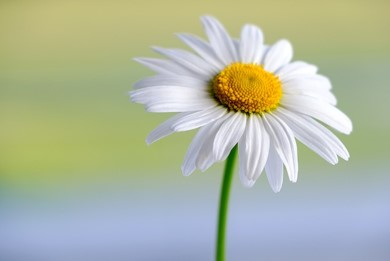
#> input picture ripple.jpg, 390 x 261 px
$ python ripple.py
#> lines starting #> are read from the running program, lines starting #| are printed output that depends on the picture
import cv2
import matplotlib.pyplot as plt
import numpy as np
import math

def ripple(img,ax,ay,tx,ty):
    out=np.zeros((img.shape),dtype=np.uint8)
    for i in range(out.shape[1]):
        for j in range(out.shape[0]):
            x=i+ax*np.sin((2*np.pi*j)/tx)
            y=j+ay*np.sin((2*np.pi*i)/ty)

            jj=int(np.floor(x))
            kk=int(np.floor(y))
            a=x-jj
            b=y-kk
            if(jj<img.shape[1]-1 and kk<img.shape[0]-1):
                arr=[[img[kk][jj],img[kk][jj+1]],
                     [img[kk+1][jj],img[kk+1][jj+1]]]
                temp2=[[1-b,b]]
                temp1=[[1-a],
                       [a]]
                ans=np.matmul(arr,temp1)
                ans=np.matmul(temp2,ans)
                ans=ans[0][0]
            else:
                ans=0

            out[j][i]=ans

    print(out)
    return out


img=cv2.imread("ripple.jpg")
#> img is the input picture: shape (261, 390, 3); mean B, G, R 161.4, 183.7, 175.6

b,g,r=cv2.split(img)
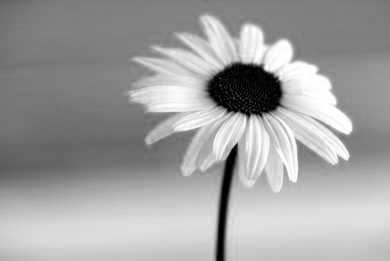
#> b: shape (261, 390); min 0, max 255, mean 161.4
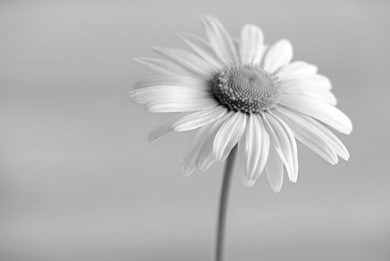
#> g: shape (261, 390); min 0, max 255, mean 183.7
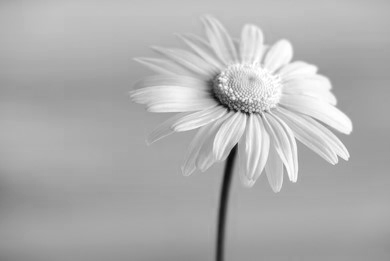
#> r: shape (261, 390); min 6, max 255, mean 175.6

out_b=ripple(b,10,15,50,70)
#> after the loop in ripple, `for i in range(out.shape[1]):`:
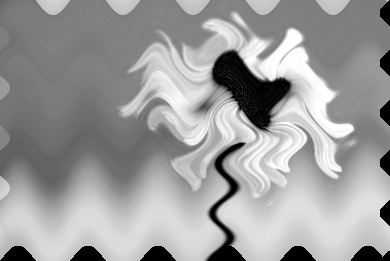
#> out: shape (261, 390); min 0, max 255, mean 157
#> (printed output is left out)

out_g=ripple(g,10,15,50,70)
#> call 2 of ripple, with ax = 10, ay = 15, tx = 50, ty = 70
#> after the loop in ripple (call 2), `for i in range(out.shape[1]):`:
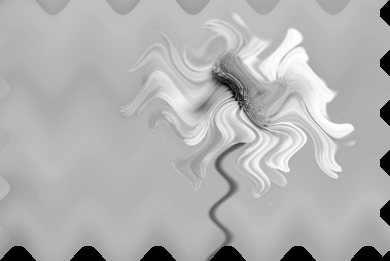
#> out: shape (261, 390); min 0, max 255, mean 177.9
#> (printed output is left out)

out_r=ripple(r,10,15,50,70)
#> call 3 of ripple, with ax = 10, ay = 15, tx = 50, ty = 70
#> after the loop in ripple (call 3), `for i in range(out.shape[1]):`:
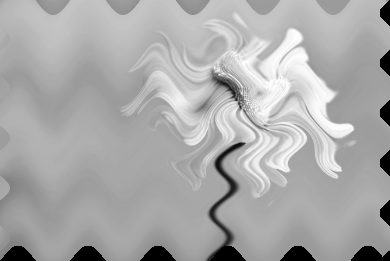
#> out: shape (261, 390); min 0, max 255, mean 170
#> (printed output is left out)

out=cv2.merge([out_b,out_g,out_r])
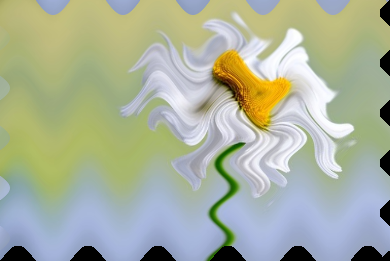
#> out: shape (261, 390, 3); mean B, G, R 157, 177.9, 170

cv2.imshow("out",out)

cv2.waitKey(0)
